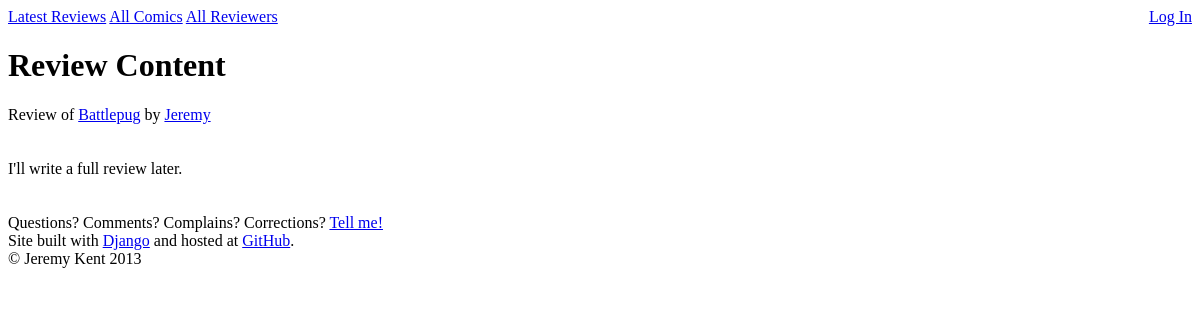
Page /2/ on the committed database.
### reviews/models.py (models this page shows, shortened)
class Review(models.Model):
    comic = models.ForeignKey(Comic)
    reviewer = models.ForeignKey(Reviewer)
    review_text = models.CharField(max_length=2000)
    stars = models.IntegerField(default=0)
    pub_date = models.DateTimeField('date reviewed')

class Comic(models.Model):
    RATING_UNRATED = 'un'
    RATING_G       = 'g'
    RATING_PG      = 'pg'
    RATING_PG_13   = 'pg13'
    RATING_R       = 'r'
    RATING_NC_17   = 'nc17'
    MPAA_RATING_CHOICES = (
        (RATING_UNRATED, '(Unrated)'),
        (RATING_G,       'G'),
        (RATING_PG,      'PG'),
        (RATING_PG_13,   'PG-13'),
        (RATING_R,       'R'),
        (RATING_NC_17,   'NC-17'),
    )
    name = models.CharField(max_length=50)
    url = models.CharField(max_length=200)
    mpaa_rating = models.CharField(
        max_length=4,
        choices=MPAA_RATING_CHOICES,
        default=RATING_UNRATED)

class Reviewer(models.Model):
    user = models.OneToOneField(User)
    name = models.CharField(max_length=50)
    admin = models.BooleanField(default=False)

### reviews/views.py (the view)
# urls.py: url(r'^(?P<pk>\d+)/$', views.ReviewDetailView.as_view(), name='detail'),
class ReviewDetailView(generic.DetailView):
    model = Review

### ibcomics/templates/reviews/review_detail.html (shortened to what this page needs)
{% extends 'reviews/base.html' %}
{% block allreviews %}{{ block.super }}{% endblock %}
{% block allcomics %}{{ block.super }}{% endblock %}
{% block allreviewers %}{{ block.super }}{% endblock %}
{% block content %}
    <h1>Review Content</h1>
    Review of <a href="{% url 'comicdetail' review.comic.id %}">{{ review.comic.name }}</a>
    by <a href="{% url 'reviewerdetail' review.reviewer.id %}">{{ review.reviewer.name }}</a>
    <br /><br />
    <br />
    {{ review.review_text }}
{% endblock %}

### rows in the picture
Review: comic.name "Battlepug", reviewer.name "Jeremy", review_text "I'll write a full review later."
